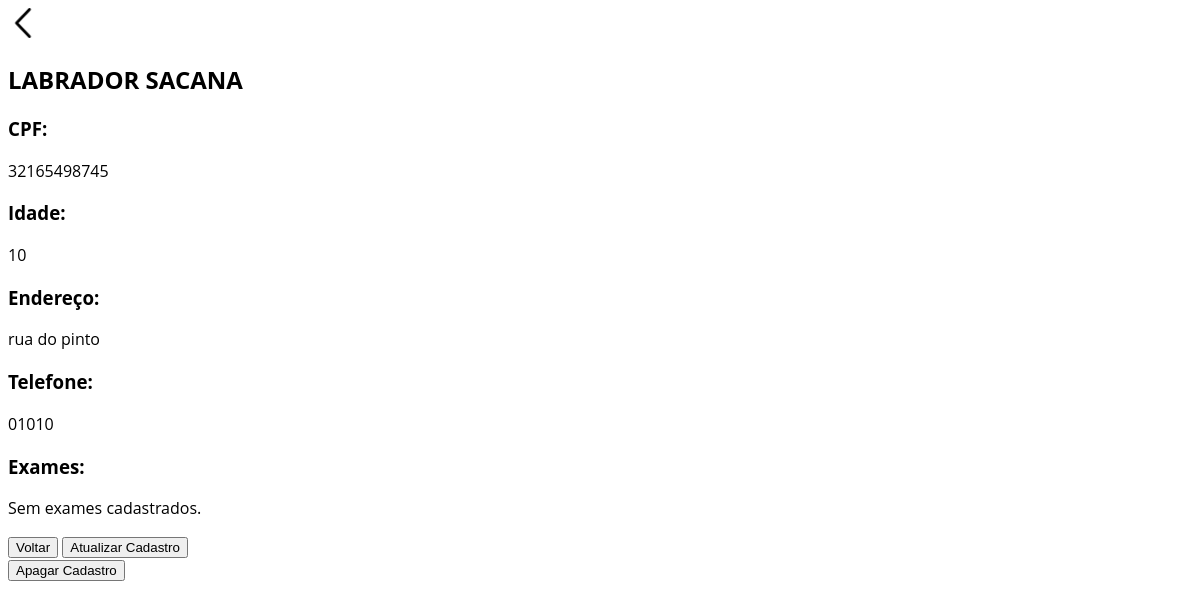
Page /patients/32165498745/ on the earlier database version.
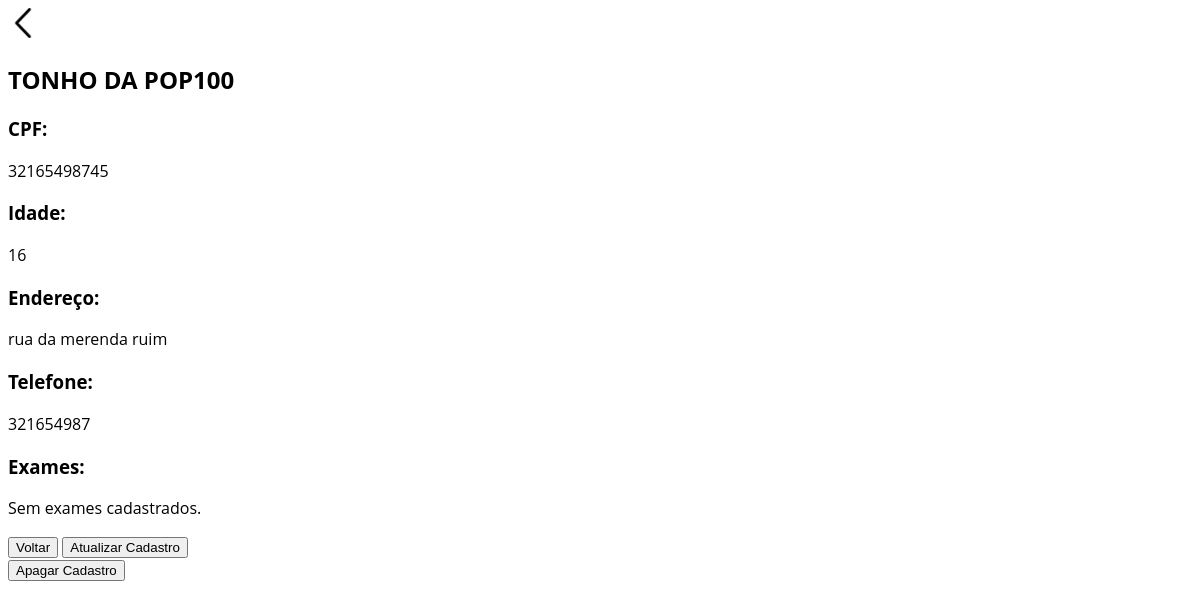
Same page on the later database version.
### patients/models.py (models this page shows, shortened)
class Patients(models.Model):
    cpf = models.CharField(primary_key=True, unique=True, max_length=11, null=False, blank=False)
    name = models.CharField(null=False, blank=False, max_length=100)
    age = models.SmallIntegerField(null=False, blank=False)
    addres = models.CharField(null=False, blank=False, max_length=200)
    phone = models.CharField(max_length=15)

### patients/views.py (the view)
# urls.py: path("patients/<str:cpf>/", get_patient, name="get_patient"),
def get_patient(request, cpf):
    patient = get_object_or_404(Patients, cpf=cpf)
    return render(request, "patients/patient_info.html", {"patient": patient})

### patients/templates/patients/patient_info.html (shortened to what this page needs)
<!DOCTYPE html>
<html lang="pt-br">
<head>
    {% load static %}
    <link rel="stylesheet" href="{% static "patients/style.css" %}">
</head>
<body>
    <header>
        <a href="{% url 'patients_list' %}" class="head_btn">
            <img src="{% static "patients/icons/back_icon.png" %}" alt="Voltar">
        </a>
        <h2>{{ patient.name.upper }}</h2>
    </header>
    <label for="cpf">
        <h3>CPF:</h3>
    </label>
    <p name="cpf">{{ patient.cpf }}</p>
    <label for="age">
        <h3>Idade:</h3>
    </label>
    <p name="age">{{ patient.age }}</p>
    <label for="addres">
        <h3>Endereço:</h3>
    </label>
    <p name="addres">{{ patient.addres }}</p>
    <label for="phone">
        <h3>Telefone:</h3>
    </label>
    <p id="phone">{{ patient.phone }}</p>
    <label for="exams_list">
        <h3>Exames:</h3>
    </label>
    {% if patient.exams.exists %}
        <table id="exams_list">
            <tr class="t_header">
                <th>Tipo</th>
                <th>Data agendada</th>
                <th>Status</th>
            </tr>
            {% for exam in patient.exams.all %}
                <tr>
                    <td>{{ exam.exam_type }}</td>
                    <td>{{ exam.scheduled_date }}</td>
                    <td>{{ exam.status }}</td>
                </tr>
            {% endfor %}
        </table>
    {% else %}
        <p>Sem exames cadastrados.</p>
    {% endif %}
    <button type="button" onclick="window.location='{% url 'patients_list' %}'">Voltar</button>
    <button type="button" onclick="window.location='{% url 'update_patient' patient.cpf %}'">Atualizar Cadastro</button>
    <form action="{% url 'remove_patient' patient.cpf %}" method="POST">
        <button type="submit" name='confirm' value="1">Apagar Cadastro</button>
    </form>
</body>
</html>

Differences in the rows shown:
changed Patients id 32165498745: name "LABRADOR SACANA" → "TONHO DA POP100"; age "10" → "16"; addres "rua do pinto" → "rua da merenda ruim"; phone "01010" → "321654987"
